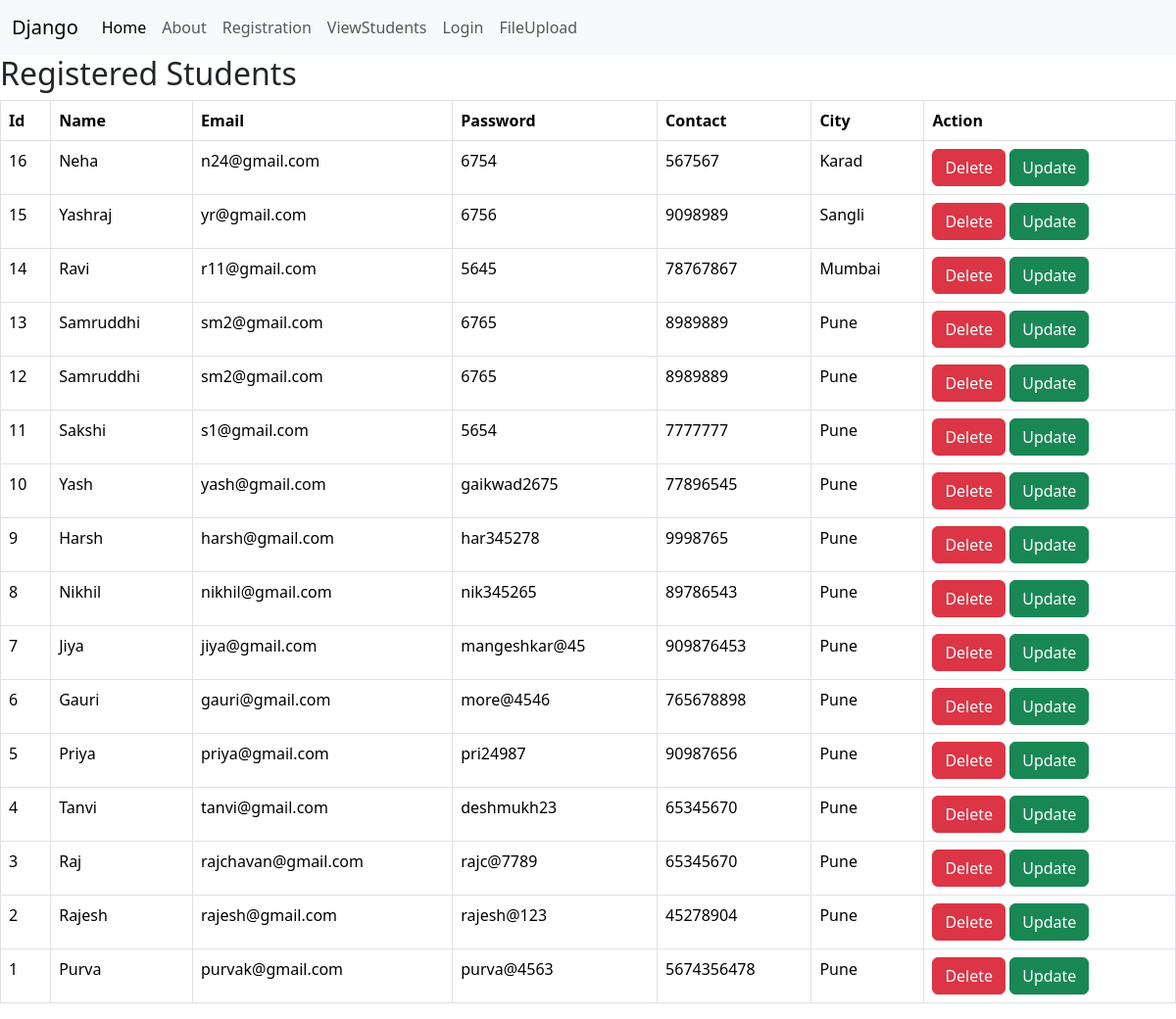
The page /viewstudents/ on the database as committed earlier.
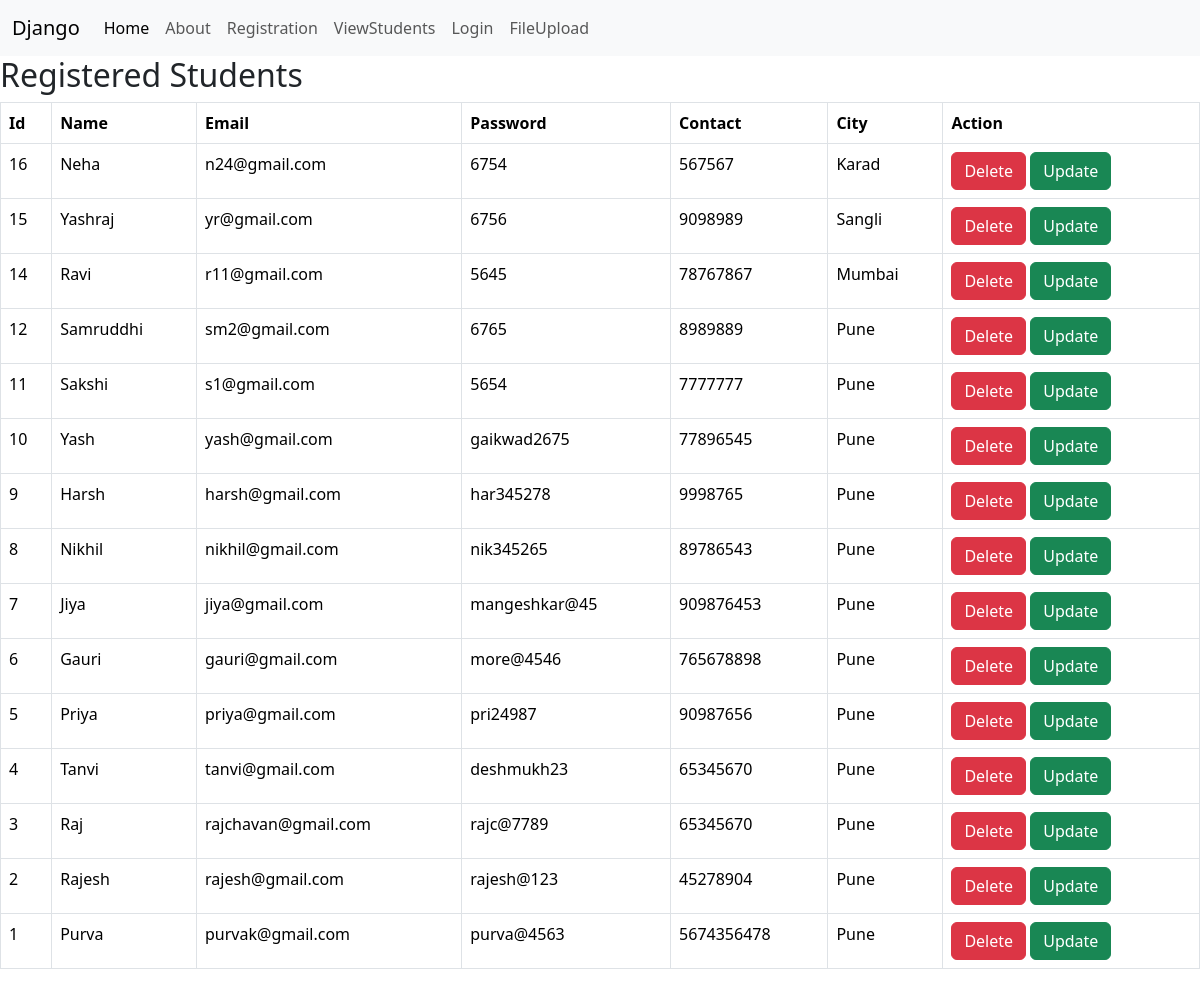
The same page on the database as committed later.
### myapp/models.py (models this page shows)
class Students(models.Model):
    name=models.CharField(max_length=100)
    email=models.CharField(max_length=100)
    password=models.CharField(max_length=100)
    contact=models.CharField(max_length=100)
    city=models.CharField(max_length=100,default="Pune")

### myapp/views.py (the view)
# urls.py: path('viewstudents/',views.viewstudents),
def viewstudents(request):
    data=Students.objects.all().order_by('-id')
    return render(request,"viewstudents.html",{'data':data})

### templates/viewstudents.html (shortened to what this page needs)
<!DOCTYPE html>
<html lang="en">
<head>
    <link href="https://cdn.jsdelivr.net/npm/bootstrap@5.3.8/dist/css/bootstrap.min.css" rel="stylesheet">
</head>
<body>
    {% include 'navigation.html'%}
    <h2>Registered Students</h2>
    <table class="table table-bordered">
        <tr>
            <th>Id</th>
            <th>Name</th>
            <th>Email</th>
            <th>Password</th>
            <th>Contact</th>
            <th>City</th>
            <th>Action</th>
        </tr>
        {% for i in data %}
        <tr>
           <td>{{i.id}}</td>
           <td>{{i.name}}</td>
           <td>{{i.email}}</td>
           <td>{{i.password}}</td>
           <td>{{i.contact}}</td>
           <td>{{i.city}}</td>
           <td>
              <a href="/delete/{{i.id}}" class="btn btn-danger">Delete</a>
              <a href="/update/{{i.id}}" class="btn btn-success">Update</a>
           </td>
        </tr>
        {% endfor %}
    </table>
</body>
</html>

Rows that differ between the two databases and show on the page:
removed Students: id "13", name "Samruddhi", email "sm2@gmail.com", password "6765", contact "8989889", city "Pune"
